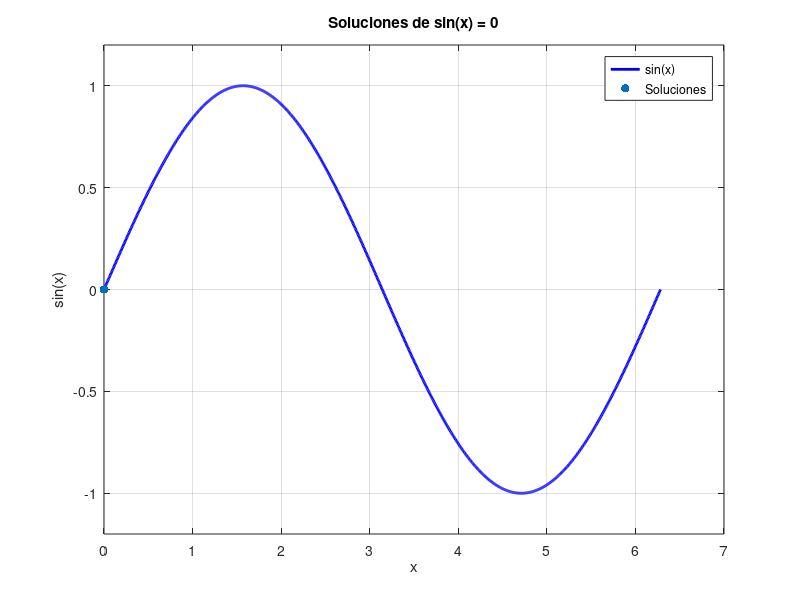

This figure's MATLAB source:
% Definimos el rango de valores de x
x = linspace(0, 2*pi, 1000);  % Valores de 0 a 2*pi con 1000 puntos

% Evaluamos la función sin(x)
y = sin(x);

% Encontramos los valores donde sin(x) es igual a 0
soluciones = x(y == 0);

% Graficamos la función seno
plot(x, y, 'b', 'LineWidth', 2);
hold on;

% Marcamos los puntos de solución en la gráfica
scatter(soluciones, zeros(size(soluciones)), 'ro', 'Filled');

% Etiquetas y leyenda
xlabel('x');
ylabel('sin(x)');
title('Soluciones de sin(x) = 0');
legend('sin(x)', 'Soluciones', 'Location', 'Best');

% Mostramos la cuadrícula
grid on;

% Ajustamos el límite del eje y
ylim([-1.2, 1.2]);

% Muestra la solución
disp('Soluciones de sin(x) = 0:');
disp(soluciones);
